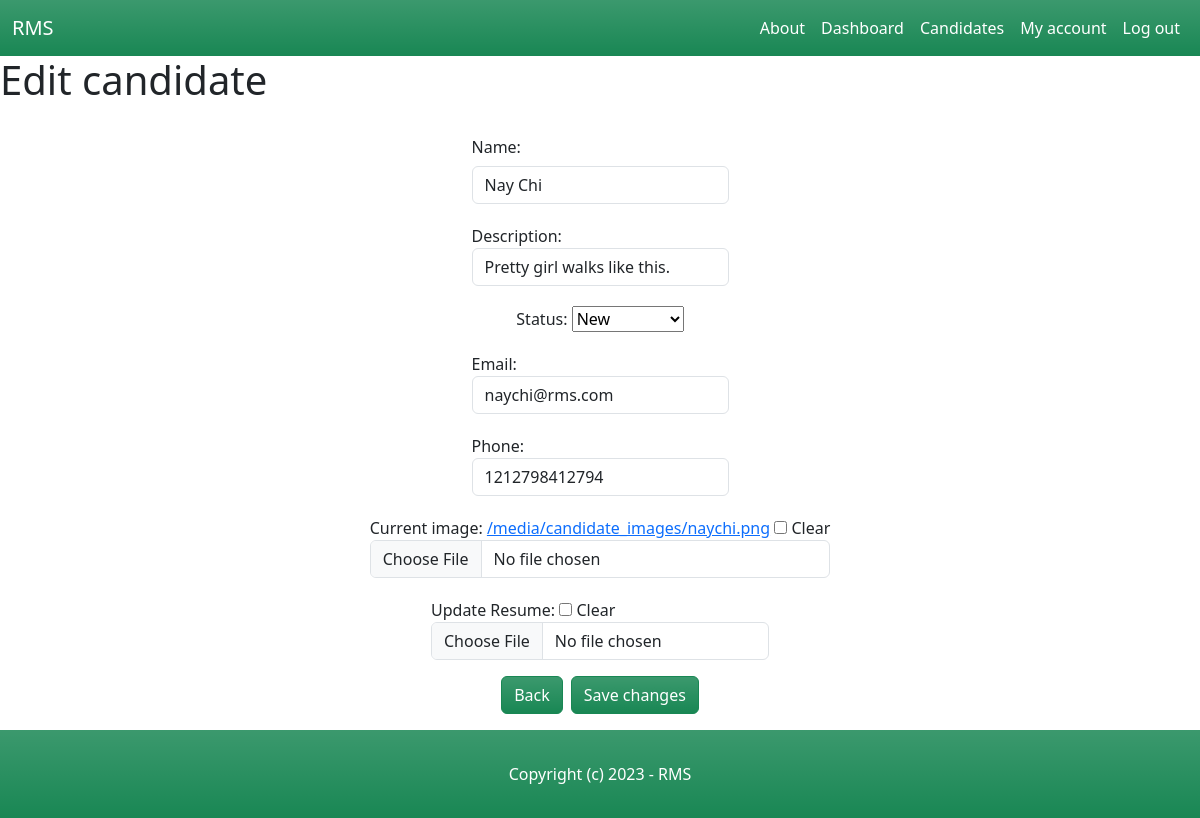
Before: /dashboard/candidates/11/edit/ (signed in) with the older database file.
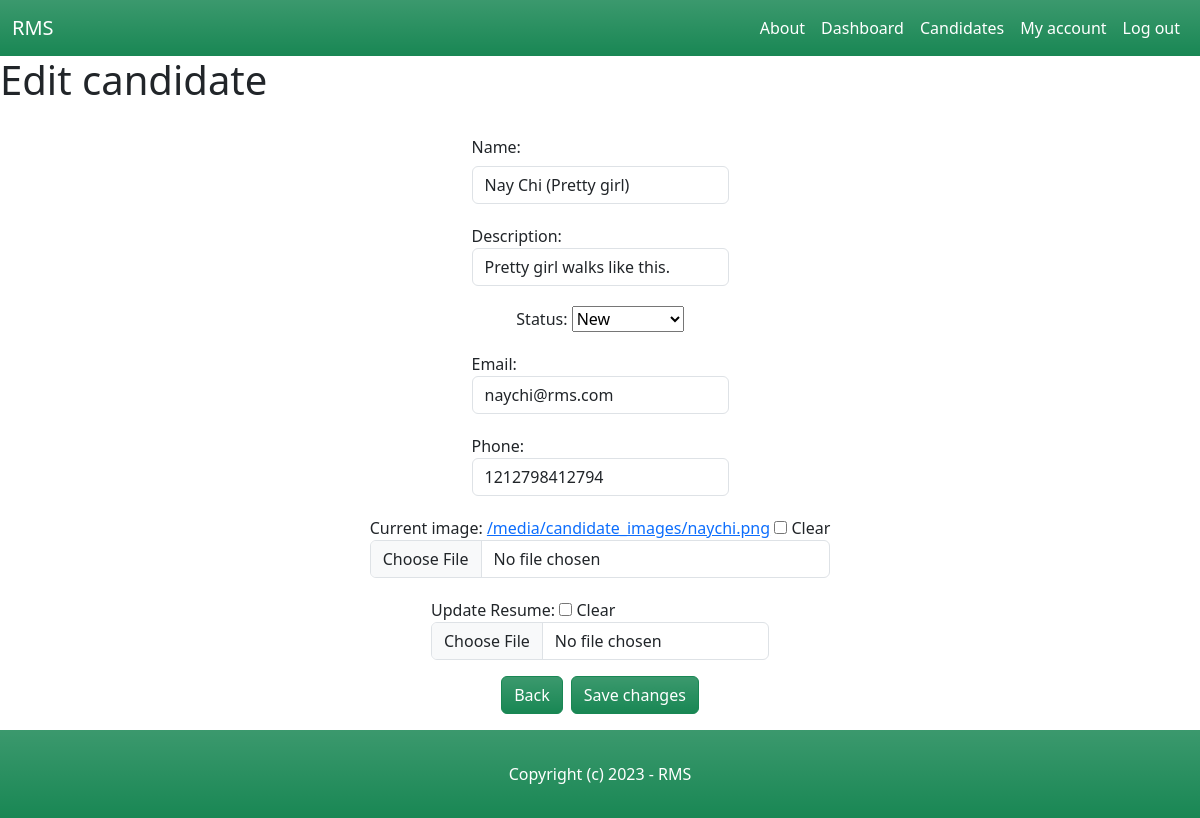
After: the same page with the newer database file.
### candidate/models.py (models this page shows, shortened)
class Candidate(models.Model):
    NEW = 'new'
    CONTACTED = 'contacted'
    INTERVIEWED = 'interviewed'
    HIRED = 'hired'
    REJECTED = 'rejected'
    CHOICES_STATUS = (
        (NEW, 'New'),
        (CONTACTED, 'Contacted'),
        (INTERVIEWED, 'Interviewed'),
        (HIRED, 'Hired'),
        (REJECTED, 'Rejected'),
    )
    name = models.CharField(max_length=255)
    description = models.TextField(blank=True, null=True)
    status = models.CharField(max_length=11, choices=CHOICES_STATUS, default=NEW)
    email = models.EmailField()
    phone = models.PositiveIntegerField()
    image = models.ImageField(upload_to='candidate_images', default='default_image.jpg', blank=True, null=True)
    resume = models.FileField(upload_to='resumes/', blank=True, null=True)
    is_active = models.BooleanField(default=True)
    created_by = models.ForeignKey(User, related_name='candidates', on_delete=models.CASCADE)
    created_at = models.DateTimeField(auto_now_add=True)
    modified_at = models.DateTimeField(auto_now=True)
    last_modified_by = models.ForeignKey(User, related_name='candidate', blank=True, null=True, on_delete=models.CASCADE)

### candidate/views.py (the view)
# urls.py: path('<int:pk>/edit/', views.edit_candidate, name='edit_candidate'),
@login_required
def edit_candidate(request, pk):
    candidate = get_object_or_404(Candidate, pk=pk)
    if request.method == 'POST':
        form = AddCandidateForm(request.POST, request.FILES, instance=candidate)
        if form.is_valid():
            if 'image-clear' in request.POST:
                candidate.image.delete(save=False)
                candidate.image = None
            instance = form.save(commit=False)
            if not instance.image:
                instance.image = 'default_image.jpg'
            instance.save()
            if 'resume-clear' in request.POST:
                candidate.resume.delete(save=False)
                candidate.resume = None
            candidate.last_modified_by = request.user
            form.save()
            messages.success(request, 'The changes were saved!')
            return redirect('candidates_list')
    else:
        form = AddCandidateForm(instance=candidate)
    return render(request, 'candidate/edit_candidate.html', {
        'form': form,
        'candidate': candidate,
    })

### candidate/forms.py
class AddCandidateForm(forms.ModelForm):
    class Meta:
        model = Candidate
        fields = ('name', 'description', 'status', 'email', 'phone', 'image', 'resume',)
        widgets = {
            'image': forms.ClearableFileInput(attrs={'multiple': False}),
            'resume': forms.ClearableFileInput(attrs={'multiple': False}),
            'status': forms.Select(attrs={'class': 'form-control'}),
        }

### candidate/templates/candidate/edit_candidate.html (shortened to what this page needs)
{% extends 'core/base.html' %}
{% block content %}
    <h1 class="">Edit candidate</h1>
    <form method="post" action="." enctype="multipart/form-data">
        <div class="row g-3 my-1 align-items-center justify-content-center">
            <div class="col-auto">
                <label class="col-form-label" for="id_name">Name:</label>
                <input type="text" class="form-control" name="name" value="{{ candidate.name }}" maxlength="255" autofocus required id="id_name">
            </div>
        </div>
        <div class="row g-3 my-1 align-items-center justify-content-center">
            <div class="col-auto">
                <label for="id_description">Description:</label>
                <input type="text" class="form-control" name="description" value="{{ candidate.description }}" cols="40" rows="10" id="id_description"></input>
            </div>
        </div>
        <div class="row g-3 my-1 align-items-center justify-content-center">
            <div class="col-auto">
                <label for="id_status">Status:</label>
                <select name="status" id="id_status" required>
                    <option value="new" {% if candidate.status == 'new' %}selected{% endif %}>New</option>
                </select>
            </div>
        </div>
        <div class="row g-3 my-1 align-items-center justify-content-center">
            <div class="col-auto">
                <label for="id_email">Email:</label>
                <input type="email" class="form-control" name="email" value="{{ candidate.email }}" maxlength="254" required id="id_email">
            </div>
        </div>
        <div class="row g-3 my-1 align-items-center justify-content-center">
            <div class="col-auto">
                <label for="id_phone">Phone:</label>
                <input type="tel" class="form-control" name="phone" value="{{ candidate.phone }}" required id="id_phone">
            </div>
        </div>
        <div class="row g-3 my-1 align-items-center justify-content-center">
            <div class="col-auto">
                <label for="id_image">Current image:</label>
                <a href="{{ candidate.image.url }}">{{ candidate.image.url }}</a>
                <input type="checkbox" name="image-clear" id="image-clear_id">
                <label for="image-clear_id">Clear</label>
                <input type="file" class="form-control" name="image" accept="image/*" id="id_image">
            </div>
        </div>
        <div class="row g-3 my-1 align-items-center justify-content-center">
            <div class="col-auto">
                <label for="id_resume">Update Resume:</label>
                <input type="checkbox" name="resume-clear" id="resume-clear_id">
                <label for="resume-clear_id">Clear</label>
                <input type="file" class="form-control" name="resume" id="id_resume">
            </div>
        </div>
        <div class="d-grid my-3 gap-2 d-md-flex justify-content-center">
            <button type="submit" class="btn btn-success bg-gradient"><a class="nav-link text-white" href="{% url 'candidate_details' candidate.id %}">Back</a></button>
            <button type="submit" class="btn btn-success bg-gradient">Save changes</button>
        </div>
    </form>
{% endblock %}

Changed rows visible on the page:
changed Candidate "/media/candidate_images/naychi.png": name "Nay Chi" → "Nay Chi (Pretty girl)"
